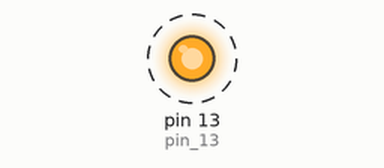
A program run on a simulated Teensy 4. Shown: output pins drawn as LEDs (lit = HIGH). Dashed ring = blinking. Random numbers use the default seed unless the program sets one; what the program prints to the serial monitor is not drawn.

Above: at 0.5 s.
Timing chart, 0 to 4.6 s (numbered marks = the images above):
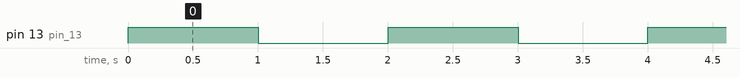

Measured:
- by itself, pin 13 (pin_13): alternates HIGH for 1.0 s and LOW for 1.0 s

The program:

main.cpp
```cpp
#include <Arduino.h>
#include "record.h" //I use "" because it's my file and not a library
#include "sensors.h"
// Blink code to confirm teensy is working To be deleted
void setup() {
  pinMode(LED_BUILTIN, OUTPUT);   // pin 13, the orange LED
  Serial.begin(115200);
 uint32_t start =millis(); //time when we strat waiting

    do{
    // just waiting
    } while (millis() - start < 3000  && !Serial); // so the teensy will wait 3 seconds and if it isn't connected to the serial then it will put out a false

    Serial.println("Logger booting");//if we get the all clear and it connects to the serial monitor then print this
    Serial.print("Record size: ");
    Serial.println(sizeof(Record)); //this is just to make sure that the struct is the right size, it should be 28 bytes, if it isn't then something is wrong with the struct and we need to fix it
  }

void loop() {
  //checks for the serial monitor on the computer
  static uint32_t count = 0; //static is nessesary to keep the count accurate, it tells the loop to skip the initialization of that line after the first time
  static bool ledOn = false; // LED starts off

  ledOn = !ledOn; // toggle the LED state
  digitalWrite(LED_BUILTIN, ledOn ? HIGH : LOW); // turn the LED on or off based on the ledOn variable
  Record sensorData;
  readSensors(&sensorData); // pass the address of sensorData to readSensors
  sensorData.sample_number = count; // set by the caller, see notes.md
  sensorData.time_ms = millis();
  count++;

  Serial.print("#");        Serial.print(sensorData.sample_number);
  Serial.print("  t: ");    Serial.print(sensorData.time_ms);
  Serial.print("  P: ");    Serial.print(sensorData.pressure_hPa);
  Serial.print("  T: ");    Serial.print(sensorData.temperature_C);
  Serial.print("  H: ");    Serial.print(sensorData.heading_degrees);
  Serial.print("  Tilt: "); Serial.print(sensorData.tilt_degrees);
  Serial.print("  S: ");    Serial.println(sensorData.speed_mps);   // println ends the line
  delay(1000); // wait 1 second
  }
```

record.h
```cpp
/* Record file for handling data logging */
#pragma once // this is a header guard so that I can include this file in multiple other files without getting errors about redefinition of the struct
#include <stdint.h>
struct Record {
    uint32_t sample_number;//this is insurance that the data wasn't lost, it basically just counts the number of samples taken, if the sample number is not sequential then we know that data was lost
    uint32_t time_ms;//I used an unsigned 32 bit int because time can't be neg
    float pressure_hPa;
    float temperature_C;
    float heading_degrees;//I used a float because heading can be a decimal value
    float tilt_degrees;//I used a float because tilt can be a decimal value
    float speed_mps;//I used a float because speed can be a decimal value
};
```

sensors.cpp
```cpp
/* Sensors implementation file does the math for simulated sensors  */

#include <Arduino.h>   // millis(), random(), PI
#include <math.h>      // sinf(), fmodf()
#include "sensors.h"


void readSensors(Record *out) {
    // Pressure sensor simulation
    float t = millis() / 1000.0f; // time in seconds since boot

    /*syntax notes: -> means go to the struct this pointer points to which is defined in record.h
    we use -> instead of
    Record sensor;
    Record *out = &sensor;
    sensor.speed_mps = 1.3f;
    out->speed_mps = 1.3f;
    */

    // 847 + 0.5 * a wave that oscillates between -1 and 1, so the pressure oscillates between 846.5 and 847.5 hPa
    out->pressure_hPa = 847.0f + 0.5f * sinf(t * 2.0f * PI / 60.0f); // 1 minute period

    // Temperature sensor simulation
    out->temperature_C = 22.0f + 5.0f * sinf(t * 2.0f * PI / 3600.0f) + random(-50,51) / 100.0f; // 22 C center, +/-5 C drift over 1 hour, +/-0.5 C noise

    // Heading sensor simulation
    out->heading_degrees = fmodf(t * 10.0f, 360.0f); // rotates at 10 degrees per second, fmodf is the decimal version of %

    // Tilt sensor simulation
    out->tilt_degrees = random(-50,51) / 100.0f; // random simlulated tilt between -0.5 and 0.5 degrees

    // Speed sensor simulation
    float cycle = fmodf(t, 30.0f); // 30 second cycle
    if (cycle < 20.0f){
        out->speed_mps = 1.3f; //going 1.3 m/s for 20 seconds
    }
    else{
        out->speed_mps = 0.0f; //stopped for 10 seconds after that 20 seconds
    }
}
```

sensors.h
```cpp
/* Sensors file for handling sensor data */
#pragma once
#include "record.h"
void readSensors(Record *out);  // declaration only: ends in ; and has no { } body
```
